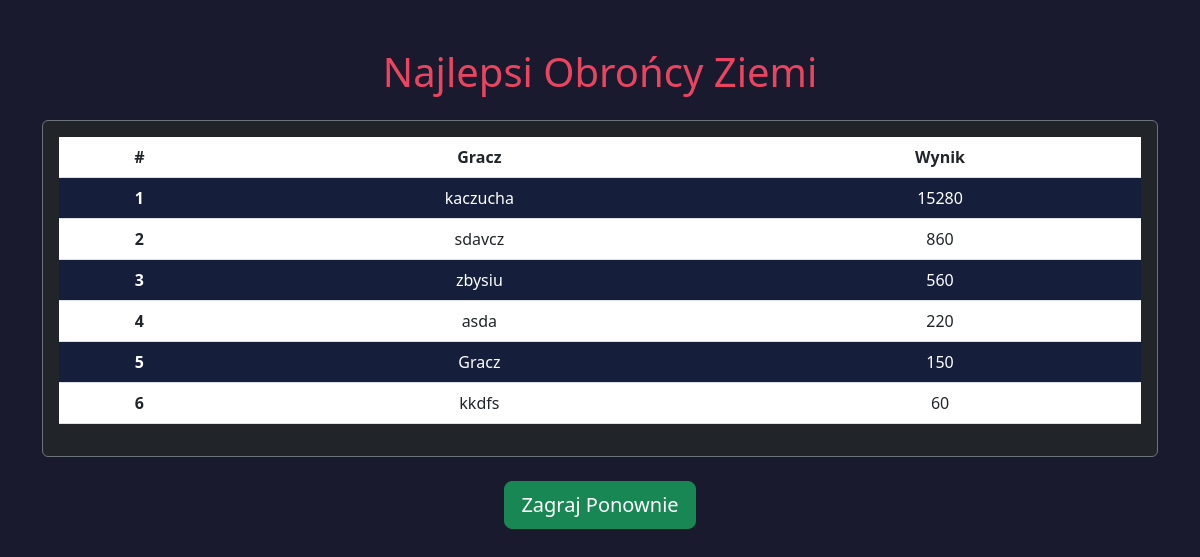
The page /leaderboard on the database as committed earlier.
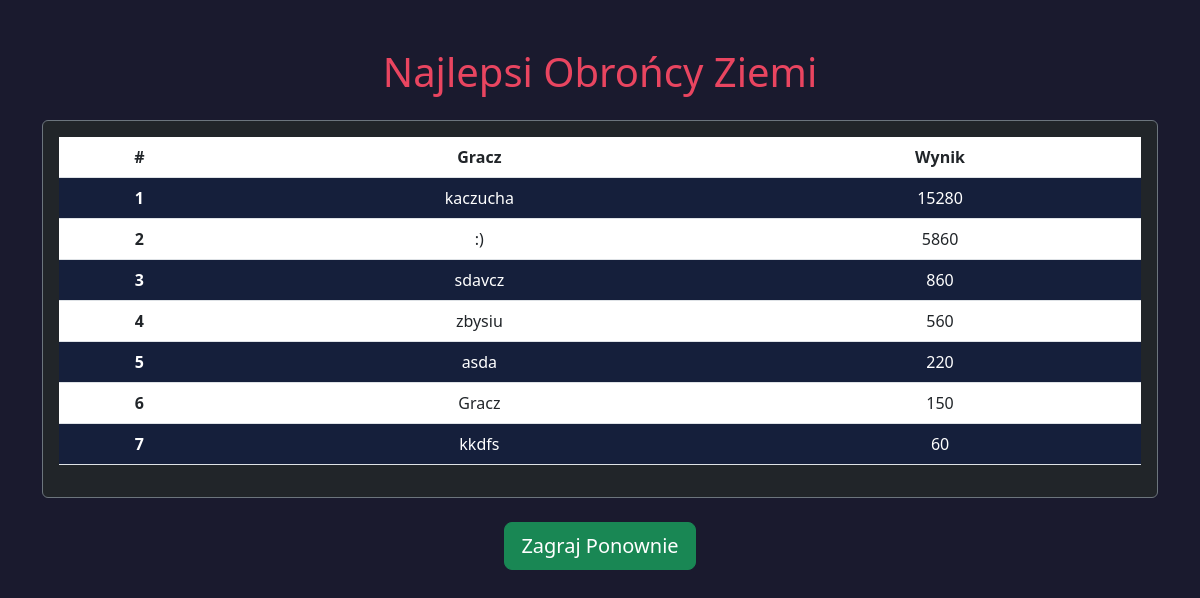
The same page on the database as committed later.
### tables this page shows
CREATE TABLE scores (
                id INTEGER PRIMARY KEY AUTOINCREMENT,
                name TEXT NOT NULL,
                score INTEGER NOT NULL
            );

### app.py (the view)
@app.route('/leaderboard')
def leaderboard_page():
    with sqlite3.connect(DB_NAME) as conn:
        cursor = conn.cursor()
        cursor.execute("SELECT name, score FROM scores ORDER BY score DESC LIMIT 10")
        scores = cursor.fetchall()
    return render_template('leaderboard.html', scores=scores)

### templates/leaderboard.html (shortened to what this page needs)
<!DOCTYPE html>
<html lang="pl">
<head>
    <link href="https://cdn.jsdelivr.net/npm/bootstrap@5.3.0/dist/css/bootstrap.min.css" rel="stylesheet">
</head>
<body class="container mt-5 text-center">
    <h1 class="mb-4">Najlepsi Obrońcy Ziemi</h1>
    <div class="card bg-dark border-secondary">
        <div class="card-body">
            <table class="table table-striped table-hover">
                <thead>
                    <tr>
                        <th scope="col">#</th>
                        <th scope="col">Gracz</th>
                        <th scope="col">Wynik</th>
                    </tr>
                </thead>
                <tbody>
                    {% for row in scores %}
                    <tr>
                        <th scope="row">{{ loop.index }}</th>
                        <td>{{ row[0] }}</td> <td>{{ row[1] }}</td> </tr>
                    {% else %}
                    <tr>
                        <td colspan="3">Brak wyników. Bądź pierwszy!</td>
                    </tr>
                    {% endfor %}
                </tbody>
            </table>
        </div>
    </div>
    <div class="mt-4">
        <a href="/" class="btn btn-lg btn-success">Zagraj Ponownie</a>
    </div>
</body>
</html>

### templates/leaderboard.html (style rules this page uses)
body { background-color: #1a1a2e; color: #e94560; }
.table { color: #fff; }
.table-striped > tbody > tr:nth-of-type(odd) > * { color: #fff; background-color: #16213e; }

Rows that differ between the two databases and show on the page:
added scores: name ":)", score "5860"
